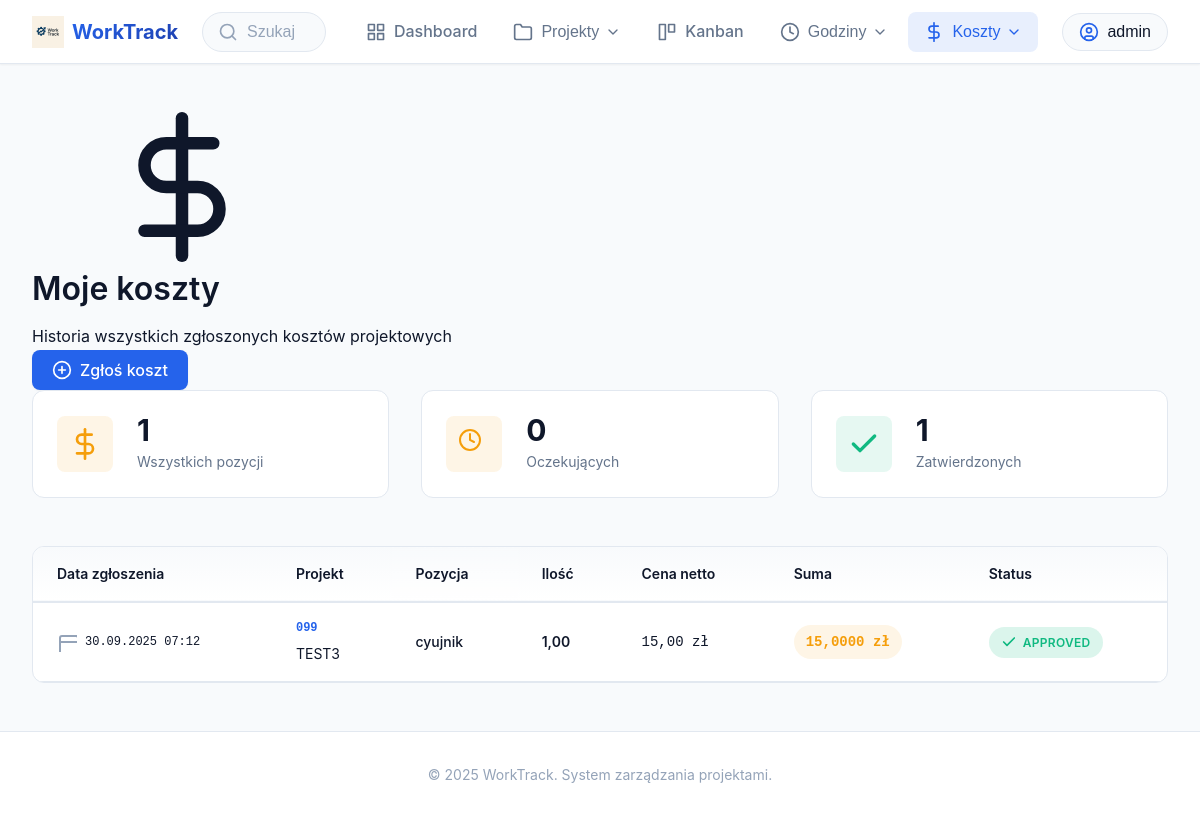
Screenshot of /costs/mine/ (signed in) with the database file from the repository.
### costs/models.py (models this page shows, shortened)
class ProjectCost(models.Model):
    class State (models.TextChoices):
        PENDING = "PENDING", "Pending"
        APPROVED = "APPROVED", "Approved"
        REJECTED = "REJECTED", "Rejected"
    project=models.ForeignKey(Project,on_delete=models.CASCADE,related_name="costs")
    item = models.ForeignKey(CostItem, on_delete=models.PROTECT)
    qty = models.DecimalField(max_digits=10, decimal_places=2, default=1)
    net_price = models.DecimalField(max_digits=10, decimal_places=2)  # można prefill
    note = models.CharField(max_length=255, blank=True)
    state = models.CharField(max_length=10, choices=State.choices, default=State.PENDING)
    created_by = models.ForeignKey(settings.AUTH_USER_MODEL, on_delete=models.SET_NULL, null=True,
                                   related_name="costs_created")
    approved_by = models.ForeignKey(settings.AUTH_USER_MODEL, on_delete=models.SET_NULL, null=True, blank=True,
                                    related_name="costs_approved")
    created_at = models.DateTimeField(auto_now_add=True)
    approved_at = models.DateTimeField(null=True, blank=True)
    @property
    def net_sum(self):
        return self.qty * self.net_price
    class Meta:
        permissions = [
            ("review_costs", "Może przeglądać i akceptować koszty"),
        ]

class CostItem(models.Model):
    name=models.CharField(max_length=120)
    unit=models.CharField(max_length=20,default='pcs')
    default_net_price=models.DecimalField(max_digits=10,decimal_places=2,default=0)

### projects/models.py (models this page shows, shortened)
class Project(models.Model):
    class Status(models.TextChoices):
        BACKLOG = "BACKLOG", "Backlog"
        IN_PROGRESS = "IN_PROGRESS", "In progress"
        BLOCKED = "BLOCKED", "Blocked"
        REVIEW = "REVIEW", "Review"
        DONE = "DONE", "Done"
        CANCELLED = "CANCELLED", "Canceled"
    number = models.CharField("Project Number", max_length=50, unique=True)
    d_number = models.CharField("D-nr", max_length=50, blank=True)
    name = models.CharField("Project Name", max_length=200)
    client_name = models.CharField("Requestor", max_length=200)
    location = models.ForeignKey(Location, null=True, blank=True, on_delete=models.SET_NULL)
    devices = models.CharField("Device", max_length=255, blank=True)
    date_received = models.DateField("Income Date")
    date_due = models.DateField("End Date", null=True, blank=True)
    status = models.CharField(max_length=20, choices=Status.choices, default=Status.BACKLOG)
    description = models.TextField(blank=True)
    updated_at = models.DateTimeField(auto_now=True)
    class Meta:
        permissions = [
            ("change_project_status", "Może zmieniać status projektu (Kanban)"),
        ]

### costs/views.py (the view)
# urls.py: path("mine/", views.my_costs, name="mine"),
@login_required
def my_costs(request):
    rows = (ProjectCost.objects
            .filter(created_by=request.user)
            .select_related("project", "item")
            .order_by("-created_at"))
    pending_count = rows.filter(state=ProjectCost.State.PENDING).count()
    approved_count = rows.filter(state=ProjectCost.State.APPROVED).count()
    return render(request, "costs/mine.html", {
        "rows": rows,
        "pending_count": pending_count,
        "approved_count": approved_count,
    })

### templates/costs/mine.html (shortened to what this page needs)
{% extends "base.html" %}
{% block content %}
<div class="costs-container">
  <div class="page-header">
    <div class="page-header-content">
      <div class="page-title-section">
        <svg class="page-icon" aria-hidden="true">
          <use href="#i-cash"/>
        </svg>
        <div>
          <h1 class="page-title">Moje koszty</h1>
          <p class="page-subtitle">Historia wszystkich zgłoszonych kosztów projektowych</p>
        </div>
      </div>
      <div class="page-actions">
        <a href="{% url 'costs:new' %}" class="btn btn-primary">
          <svg class="ico" aria-hidden="true">
            <use href="#i-plus-circle"/>
          </svg>
          <span>Zgłoś koszt</span>
        </a>
      </div>
    </div>
  </div>
  <div class="stats-summary">
    <div class="summary-card">
      <div class="summary-icon summary-total">
        <svg aria-hidden="true">
          <use href="#i-cash"/>
        </svg>
      </div>
      <div class="summary-content">
        <div class="summary-value">{{ rows|length }}</div>
        <div class="summary-label">Wszystkich pozycji</div>
      </div>
    </div>
    <div class="summary-card">
      <div class="summary-icon summary-pending">
        <svg aria-hidden="true">
          <circle cx="12" cy="12" r="10" fill="none" stroke="currentColor" stroke-width="2"/>
          <path d="M12 6v6l4 2" fill="none" stroke="currentColor" stroke-width="2" stroke-linecap="round"/>
        </svg>
      </div>
      <div class="summary-content">
        <div class="summary-value">{{ pending_count|default:0 }}</div>
        <div class="summary-label">Oczekujących</div>
      </div>
    </div>
    <div class="summary-card">
      <div class="summary-icon summary-approved">
        <svg aria-hidden="true">
          <use href="#i-approve"/>
        </svg>
      </div>
      <div class="summary-content">
        <div class="summary-value">{{ approved_count|default:0 }}</div>
        <div class="summary-label">Zatwierdzonych</div>
      </div>
    </div>
  </div>
  <div class="costs-table-card">
    {% if rows %}
      <div class="table-wrapper">
        <table class="costs-table">
          <thead>
            <tr>
              <th>Data zgłoszenia</th>
              <th>Projekt</th>
              <th>Pozycja</th>
              <th>Ilość</th>
              <th>Cena netto</th>
              <th>Suma</th>
              <th>Status</th>
            </tr>
          </thead>
          <tbody>
            {% for r in rows %}
              <tr class="cost-row">
                <td class="td-date">
                  <div class="date-cell">
                    <svg class="date-icon" aria-hidden="true">
                      <rect x="3" y="4" width="18" height="18" rx="2" fill="none" stroke="currentColor" stroke-width="2"/>
                      <line x1="3" y1="10" x2="21" y2="10" stroke="currentColor" stroke-width="2"/>
                    </svg>
                    <span>{{ r.created_at|date:"d.m.Y H:i" }}</span>
                  </div>
                </td>
                <td class="td-project">
                  <div class="project-cell">
                    <span class="project-number">{{ r.project.number }}</span>
                    <span class="project-name">{{ r.project.name }}</span>
                  </div>
                </td>
                <td class="td-item">
                  <span class="item-name">{{ r.item.name }}</span>
                </td>
                <td class="td-qty">
                  <span class="qty-value">{{ r.qty }}</span>
                </td>
                <td class="td-price">
                  <span class="price-value">{{ r.net_price }} zł</span>
                </td>
                <td class="td-sum">
                  <span class="sum-badge">{{ r.net_sum }} zł</span>
                </td>
                <td class="td-status">
                  <span class="status-badge status-{{ r.state }}">
                    {% if r.state == "PENDING" %}
                      <svg class="status-icon" aria-hidden="true">
                        <circle cx="12" cy="12" r="10" fill="none" stroke="currentColor" stroke-width="2"/>
                        <path d="M12 6v6l4 2" fill="none" stroke="currentColor" stroke-width="2" stroke-linecap="round"/>
                      </svg>
                    {% elif r.state == "APPROVED" %}
                      <svg class="status-icon" aria-hidden="true">
                        <use href="#i-approve"/>
                      </svg>
                    {% elif r.state == "REJECTED" %}
                      <svg class="status-icon" aria-hidden="true">
                        <path d="M18 6L6 18M6 6l12 12" stroke="currentColor" stroke-width="2" stroke-linecap="round"/>
                      </svg>
                    {% endif %}
                    <span>{{ r.get_state_display }}</span>
                  </span>
                </td>
              </tr>
            {% endfor %}
          </tbody>
        </table>
      </div>
    {% endif %}
  </div>
</div>
{% endblock %}

### templates/base.html (shortened to what this page needs)
<!doctype html>
{% load static %}
<html lang="pl">
<head>
  <link rel="stylesheet" href="{% static 'base_style.css' %}">
</head>
<body>
<nav class="topbar" role="navigation">
  <a class="brand" href="{% url 'dashboard:home' %}" title="Strona główna" aria-label="WorkTrack - strona główna">
    <img src="{% static 'img/worktrack.png' %}" alt="" class="brand-logo">
    <span class="brand-text">WorkTrack</span>
  </a>
  <div class="nav-search-wrapper">
    <form class="nav-search" method="get" action="{% url 'projects:list' %}">
      <input
        name="q"
        type="search"
        placeholder="Szukaj projektów..."
        value="{{ request.GET.q|default_if_none:'' }}"
        aria-label="Wyszukaj projekty"
        autocomplete="off"
      >
    </form>
  </div>
  <div class="nav-items" role="menubar">
    <a href="{% url 'dashboard:home' %}" class="nav-link" role="menuitem" title="Panel główny">
      <svg class="ico" aria-hidden="true"><use href="#i-dashboard"/></svg>
      <span>Dashboard</span>
    </a>
    <div class="nav-dropdown" role="none">
      <button class="nav-link dropdown-trigger" aria-haspopup="true" aria-expanded="false" type="button">
        <svg class="ico" aria-hidden="true"><use href="#i-folder"/></svg>
        <span>Projekty</span>
        <svg class="chevron" aria-hidden="true"><use href="#i-chevron"/></svg>
      </button>
    </div>
    <a href="{% url 'kanban:board' %}" class="nav-link" role="menuitem" title="Tablica Kanban">
      <svg class="ico" aria-hidden="true"><use href="#i-kanban"/></svg>
      <span>Kanban</span>
    </a>
    <div class="nav-dropdown" role="none">
      <button class="nav-link dropdown-trigger" aria-haspopup="true" aria-expanded="false" type="button">
        <svg class="ico" aria-hidden="true"><use href="#i-clock"/></svg>
        <span>Godziny</span>
        <svg class="chevron" aria-hidden="true"><use href="#i-chevron"/></svg>
      </button>
    </div>
    <div class="nav-dropdown" role="none">
      <button class="nav-link dropdown-trigger" aria-haspopup="true" aria-expanded="false" type="button">
        <svg class="ico" aria-hidden="true"><use href="#i-cash"/></svg>
        <span>Koszty</span>
        <svg class="chevron" aria-hidden="true"><use href="#i-chevron"/></svg>
      </button>
    </div>
  </div>
  <div class="nav-auth">
    {% if request.user.is_authenticated %}
      <div class="user-menu">
        <button class="user-pill" aria-label="Menu użytkownika" type="button">
          <svg class="ico" aria-hidden="true"><use href="#i-user-circle"/></svg>
          <span class="user-name">{{ request.user.username }}</span>
        </button>
      </div>
    {% else %}
      <a class="btn btn-primary" href="{% url 'accounts:login' %}">
        <svg class="ico" aria-hidden="true"><use href="#i-login"/></svg>
        <span>Zaloguj</span>
      </a>
    {% endif %}
  </div>
</nav>
<main class="container">
  {% block content %}{% endblock %}
</main>
<footer class="app-footer">
  <p>&copy; 2025 WorkTrack. System zarządzania projektami.</p>
</footer>
</body>
</html>

### templates/costs/mine.html (style rules this page uses)
.costs-container { max-width: 1400px; margin: 0 auto; }
.stats-summary { display: grid; grid-template-columns: repeat(auto-fit, minmax(250px, 1fr)); gap: var(--space-xl); margin-bottom: var(--space-2xl); }
.summary-card { display: flex; align-items: center; gap: var(--space-lg); padding: var(--space-lg); background: var(--color-bg-elevated); border: 1px solid var(--color-border); border-radius: var(--radius-lg); transition: all var(--transition-base); }
.summary-icon { display: flex; align-items: center; justify-content: center; width: 3.5rem; height: 3.5rem; border-radius: var(--radius-md); flex-shrink: 0; }
.summary-icon svg { width: 2rem; height: 2rem; }
.summary-total { background: rgb(245 158 11 / 0.1); color: var(--color-warning); }
.summary-pending { background: rgb(245 158 11 / 0.1); color: var(--color-warning); }
.summary-approved { background: rgb(16 185 129 / 0.1); color: var(--color-success); }
.summary-content { flex: 1; }
.summary-value { font-size: 1.875rem; font-weight: 700; color: var(--color-text); line-height: 1; margin-bottom: 0.375rem; }
.summary-label { font-size: var(--font-size-sm); color: var(--color-text-secondary); }
.costs-table-card { background: var(--color-bg-elevated); border: 1px solid var(--color-border); border-radius: var(--radius-lg); overflow: hidden; }
.costs-table { width: 100%; border-collapse: collapse; font-size: var(--font-size-sm); }
.costs-table thead { background: linear-gradient(to bottom, var(--color-bg-secondary), var(--color-bg)); border-bottom: 2px solid var(--color-border); }
.costs-table th { padding: var(--space-md) var(--space-lg); text-align: left; font-weight: 600; color: var(--color-text); white-space: nowrap; }
.cost-row { border-bottom: 1px solid var(--color-border); transition: background var(--transition-fast); }
.costs-table td { padding: var(--space-md) var(--space-lg); color: var(--color-text-secondary); vertical-align: middle; }
.date-cell { display: flex; align-items: center; gap: var(--space-sm); }
.date-icon { width: 1.25rem; height: 1.25rem; color: var(--color-text-muted); }
.date-cell span { font-family: 'Courier New', monospace; font-size: 0.75rem; color: var(--color-text); }
.project-cell { display: flex; flex-direction: column; gap: 0.25rem; }
.project-number { font-family: 'Courier New', monospace; font-size: 0.75rem; font-weight: 700; color: var(--color-primary); }
.project-name { font-size: var(--font-size-sm); color: var(--color-text); }
.item-name { font-weight: 500; color: var(--color-text); }
.qty-value { font-weight: 600; color: var(--color-text); }
.price-value { font-family: 'Courier New', monospace; color: var(--color-text); }
.sum-badge { display: inline-flex; align-items: center; padding: 0.375rem 0.75rem; font-family: 'Courier New', monospace; font-weight: 700; background: rgb(245 158 11 / 0.1); color: var(--color-warning); border-radius: var(--radius-full); }
.status-badge { display: inline-flex; align-items: center; gap: 0.375rem; padding: 0.375rem 0.75rem; font-size: 0.75rem; font-weight: 600; border-radius: var(--radius-full); text-transform: uppercase; letter-spacing: 0.025em; }
.status-icon { width: 1rem; height: 1rem; }
.status-APPROVED { background: rgb(16 185 129 / 0.15); color: var(--color-success); }

### rows the page displays
ProjectCost: created_at "30.09.2025 07:12", project.number "099", project.name "TEST3", item.name "cyujnik", qty "1,00", net_price "15,00", net_sum "15,0000", state "APPROVED"

### other values shown
{{ request.user.username }} "admin"
{{ rows|length }} "1"
{{ pending_count|default:0 }} "0"
{{ approved_count|default:0 }} "1"
